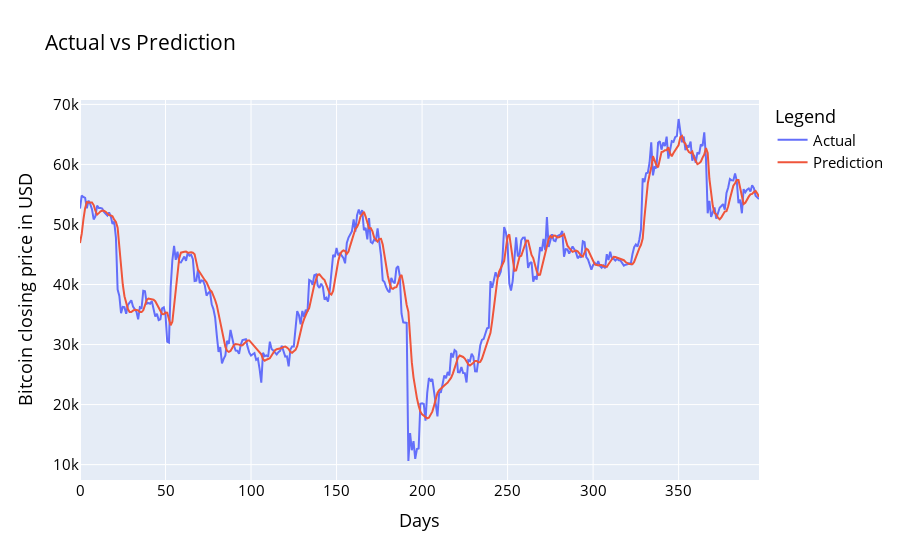

Source (notebook cell):
### Code cell
df_plot = pd.DataFrame({ 'Actual': original_yval.squeeze(), 'Prediction':prediction_simple_lSTM.squeeze() })
import plotly.express as px
fig = px.line(df_plot, x=df_plot.index.values, y=df_plot.columns,
              title='custom tick labels')
fig.update_layout(title_text='Actual vs Prediction', 
                   font_size=15, font_color='black', legend_title_text='Legend')
fig.update_xaxes(title='Days')
fig.update_yaxes(title='Bitcoin closing price in USD')
fig.show()

### Figure 1 — Plotly figure (JSON) as saved in the notebook; plotly's stock layout.template omitted (floating-point values rounded to 4 significant figures; data arrays with more than 128 entries replaced by an {"elided": "..."} marker saying what was removed)
{"data": [{"hovertemplate": "variable=Actual<br>x=%{x}<br>value=%{y}<extra></extra>", "legendgroup": "Actual", "line": {"color": "#636efa", "dash": "solid"}, "mode": "lines", "name": "Actual", "orientation": "v", "showlegend": true, "type": "scatter", "x": {"elided": "398 int values"}, "xaxis": "x", "y": {"elided": "398 float values"}, "yaxis": "y"}, {"hovertemplate": "variable=Prediction<br>x=%{x}<br>value=%{y}<extra></extra>", "legendgroup": "Prediction", "line": {"color": "#EF553B", "dash": "solid"}, "mode": "lines", "name": "Prediction", "orientation": "v", "showlegend": true, "type": "scatter", "x": {"elided": "398 int values"}, "xaxis": "x", "y": {"elided": "398 float values"}, "yaxis": "y"}], "layout": {"font": {"color": "black", "size": 15}, "legend": {"title": {"text": "Legend"}, "tracegroupgap": 0}, "title": {"text": "Actual vs Prediction"}, "xaxis": {"anchor": "y", "domain": [0, 1], "title": {"text": "Days"}}, "yaxis": {"anchor": "x", "domain": [0, 1], "title": {"text": "Bitcoin closing price in USD"}}}}
